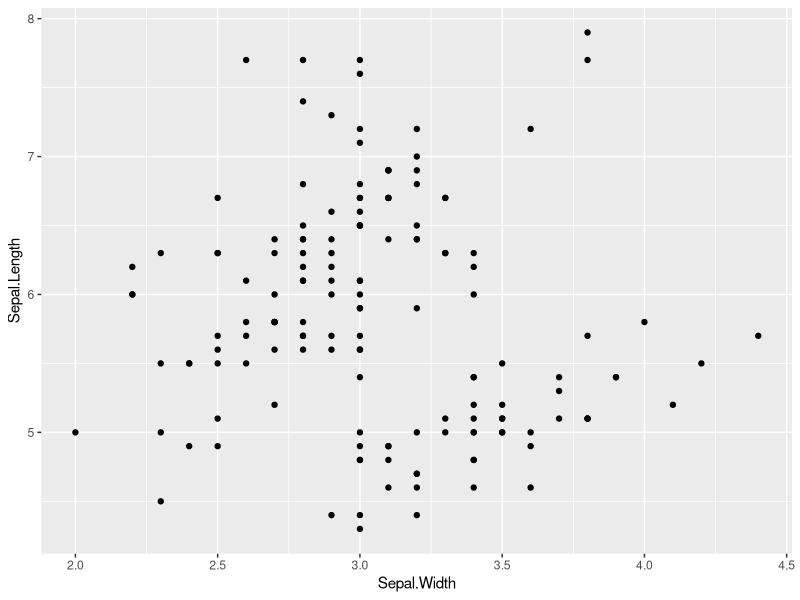

The R source for this figure:
# Basics----

iris # Built-in data set used for example

iris <- iris # Assign iris data set to the variable "iris"

str(iris) # The iris data set is stored in a dataframe data structure

iris$Sepal.Length # Each column of a dataframe is a vector

str(iris$Sepal.Length) # Vectors hold values of a single data type

summary(iris) # Statistical summary of iris data set



# Data visualization----

install.packages("ggplot2") # Install ggplot2 package (only need to do this once)

library(ggplot2) # Add the package to your active library (only active for the current R session)

ggplot(data = iris, aes(x = Sepal.Width, y = Sepal.Length)) +
  geom_point()
